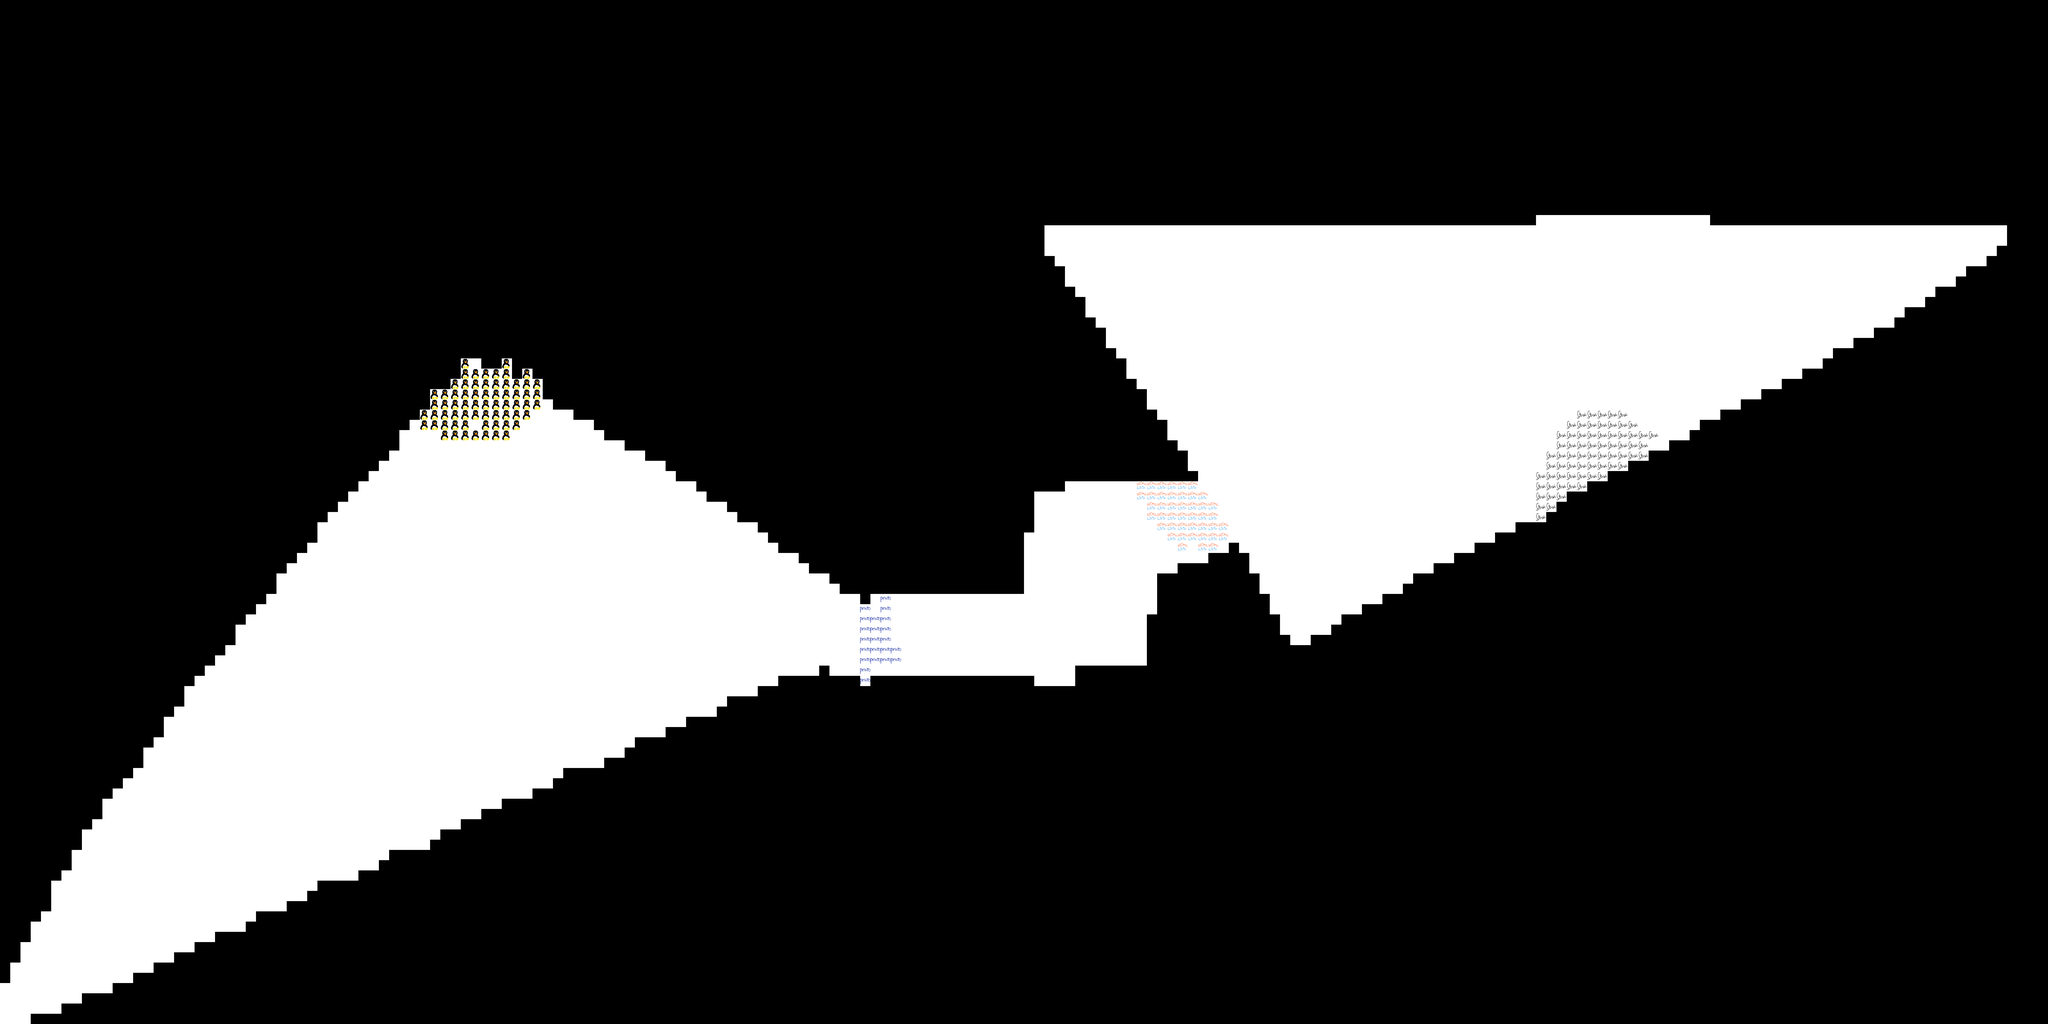

The image is a tile-based game level rendered from a .tmx file. Its description and source (layers, tilesets, objects; grid data summarised) follow:
An orthogonal 200x100 tile map with 42x42 px tiles, 1 tile layer (Tile Layer 1) and 1 object (SpawnPoint).

<map version="1.10" tiledversion="1.11.2" orientation="orthogonal" renderorder="right-down" width="200" height="100" tilewidth="42" tileheight="42" infinite="0" nextlayerid="3" nextobjectid="5">
 <tileset firstgid="1" source="map.tsx" />
 <layer id="1" name="Tile Layer 1" width="200" height="100">
  <data>[20000 cells, 20000 non-empty, 6 distinct tile ids]</data>
 </layer>
 <objectgroup id="2" name="setup">
  <object id="4" name="SpawnPoint" x="224.242" y="3893.94" width="181.818" height="127.273" />
 </objectgroup>
</map>